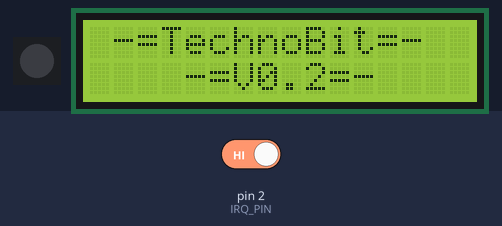
Bench run of a sketch on a simulated Arduino Uno, built with avr-gcc and run on an emulated ATmega328P. Parts: 1 RGB LEDs in strip order, left to right, 16×2 character LCD. Inputs (shaded band) come from the test bench; at power-on: pin 2 (IRQ_PIN) HIGH. Dim RGB values are drawn brighter than linear; what the sketch prints to the serial monitor is not drawn.

Above: at 0.2 s.
At 2.0 s:
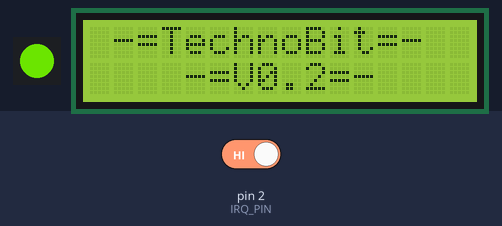
At 2.9 s:
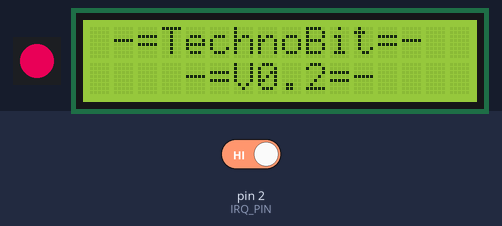
4.2 s: pin 2 (IRQ_PIN) driven LOW
Timing chart, 0 to 7.2 s (numbered marks = the images above; inputs shaded):
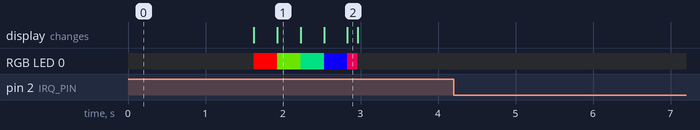

The sketch:

technobit_firmware.ino
```cpp
#include <Wire.h> //i2c library
#include <SPI.h> //spi library
#include <MFRC522.h> // rfid library
#include <LiquidCrystal.h> // lcd library
#include <Adafruit_NeoPixel.h> // rgb led library

#define RST_PIN         9           //rfid reset pin
#define SS_PIN          10           //rfid chip select pin
#define IRQ_PIN         2           //rfid interrupt pin

#define LCD_RS          8
#define LCD_EN          7
#define LCD_D4          3
#define LCD_D5          4
#define LCD_D6          5
#define LCD_D7          6

#define RGB_LED_PIN     A0

//RFID reader instance
MFRC522 mfrc522(SS_PIN, RST_PIN);

//LCD screen instance
LiquidCrystal lcd(LCD_RS, LCD_EN, LCD_D4, LCD_D5, LCD_D6, LCD_D7);

//RGB led instance
Adafruit_NeoPixel strip = Adafruit_NeoPixel(1, RGB_LED_PIN, NEO_GRB + NEO_KHZ800);

//Variables used in interrupts
volatile uint8_t card = 0;
volatile bool bNewInt = false;
volatile uint8_t cRed = 0;
volatile uint8_t cBlue = 0;
volatile uint8_t cGreen = 0;

byte regVal = 0x7F;
void activateRec(MFRC522 mfrc522);
void clearInt(MFRC522 mfrc522);


void setup() {
  // join i2c bus with address #8 (how we communicate with the microbit)
  Wire.begin(8);

  //Register event callbacks for receiveing i2c data and receiving requests for data
  Wire.onRequest(requestEvent);
  Wire.onReceive(receiveEvent);

  //Start the serial port at 115200 baud, mainly used for debug
  Serial.begin(115200); // Initialize serial communications with the PC
  while (!Serial);

  Serial.println("Technocamps i2c RFID adapter v0.1");
  Serial.flush();

  //Initialise the RGB LED to off
  strip.begin();
  strip.setPixelColor(0, strip.Color(cRed, cGreen, cBlue));
  strip.show();

  // Set up the LCD's number of columns and rows:
  lcd.begin(16, 2);
  // Print a message to the LCD.
  lcd.print(" -=TechnoBit=- ");
  lcd.setCursor(0, 1);
  lcd.print("    -=V0.2=-   ");

  //Initialise the SPI bus
  SPI.begin();

  //Initialise the MFRC522 rfid card reader
  mfrc522.PCD_Init();

  // Read and printout the MFRC522 version (valid values 0x91 & 0x92)
  Serial.print(F("MFRC522 Ver: 0x"));
  byte readReg = mfrc522.PCD_ReadRegister(mfrc522.VersionReg);
  Serial.println(readReg, HEX);

  //Set up the interrupt pin so the card reader can notify us when there is a card present
  pinMode(IRQ_PIN, INPUT_PULLUP);

  /*
     Allow the ... irq to be propagated to the IRQ pin
     For test purposes propagate the IdleIrq and loAlert
  */
  regVal = 0xA0; //rx irq
  mfrc522.PCD_WriteRegister(mfrc522.ComIEnReg, regVal);

  //Set the interrupt flag to false
  bNewInt = false;

  //Connect the interrupt event with the handler function
  attachInterrupt(digitalPinToInterrupt(IRQ_PIN), readCard, FALLING);

  //Catch any spurious interrupts that happen during start up
  unsigned long start = millis();
  do {
    ;
  } while (!bNewInt && (millis() - start < 1500) );
  bNewInt = false;

  Serial.println(F("Setup complete"));
  rainbow(5);
}

/**
   Main loop.
*/
char cardID[8] = "00000000";

const char * blankLine = "               ";
char lcdLine0[16] = "               ";
char lcdLine1[16] = "               ";

void loop() {
  if (bNewInt) { //new read interrupt
    card = 1;
    mfrc522.PICC_ReadCardSerial(); //read the tag data
    // Show some details of the PICC (that is: the tag/card)
    mfrc522.PICC_HaltA();
    clearInt(mfrc522);
    // maybe use bigger id (use mfrc522.uid.size)
    for (int i = 0; i < 4; i++)
    {
      sprintf(&cardID[i * 2], "%02x", *(mfrc522.uid.uidByte  + i));
    }
    Serial.println(cardID);
    // lcd.setCursor(0, 1);

    //lcd.print(cardID);


    bNewInt = false;
  }

  lcd.setCursor(0, 0);
  lcd.print(lcdLine0);
  lcd.setCursor(0, 1);
  lcd.print(lcdLine1);

  //Serial.println(lcdLine0);
  //Serial.println(lcdLine1);
  // The receiving block needs regular retriggering (tell the tag it should transmit??)
  // (mfrc522.PCD_WriteRegister(mfrc522.FIFODataReg,mfrc522.PICC_CMD_REQA);)
  activateRec(mfrc522);
  strip.setPixelColor(0, strip.Color(cRed, cGreen, cBlue));
  strip.show();
  delay(100);
} //loop()

/**
   Helper routine to dump a byte array as hex values to Serial.
*/
void dump_byte_array(byte *buffer, byte bufferSize) {
  for (byte i = 0; i < bufferSize; i++) {
    Serial.print(buffer[i] < 0x10 ? "0" : "");
    Serial.print(buffer[i], HEX);
  }
}
/**
   MFRC522 interrupt serving routine
*/
void readCard() {
  bNewInt = true;
}

/*
   The function sending to the MFRC522 the needed commands to activate the reception
*/
void activateRec(MFRC522 mfrc522) {
  mfrc522.PCD_WriteRegister(mfrc522.FIFODataReg, mfrc522.PICC_CMD_REQA);
  mfrc522.PCD_WriteRegister(mfrc522.CommandReg, mfrc522.PCD_Transceive);
  mfrc522.PCD_WriteRegister(mfrc522.BitFramingReg, 0x87);
}

/*
   The function to clear the pending interrupt bits after interrupt serving routine
*/
void clearInt(MFRC522 mfrc522) {
  mfrc522.PCD_WriteRegister(mfrc522.ComIrqReg, 0x7F);
}


void receiveEvent(int num)
{
  uint8_t reg = 0x00;
  if (1 < Wire.available() ) {
    reg = Wire.read();
  }
  //TODO: check if amount of data correct
  if (reg == 0x03) {
    cRed = Wire.read();
    cGreen = Wire.read();
    cBlue = Wire.read();
  }
  else if (reg == 0x02 || reg == 0x01)
  {
    int i = 0;
    if (reg == 0x01)
    {
      sprintf(lcdLine0, "%s", blankLine);
    }
    else
    {
      sprintf(lcdLine1, "%s", blankLine);
    }

    while (0 < Wire.available()) { // loop through all but the last
      char c = Wire.read(); // receive byte as a character
      //Only space for 16 characters so read but ignore the others
      if (i < 16) {
        if (reg == 0x02) {
          lcdLine1[i] = c;
        }
        else {
          lcdLine0[i] = c;
        }
      }
      i++;
    }
  }
  else
  {
    while (0 < Wire.available()) { // loop through all but the last
      char c = Wire.read(); // receive byte as a character
    }
  }
}

// function that executes whenever data is requested by master
// this function is registered as an event, see setup()
void requestEvent() {
  if (card == 0)
  {

    Wire.write("00000000"); // respond with message of 6 bytes
  }
  else
  {
    for (int i = 0; i < 8; i++)
    {
      Wire.write(cardID[i]);
    }
    card = 0;
  }
  // as expected by master
  //  Serial.println("Got request");
}

void rainbow(uint8_t wait) {
  uint16_t i, j;

  for(j=0; j<256; j++) {
    for(i=0; i<strip.numPixels(); i++) {
      strip.setPixelColor(i, Wheel((i+j) & 255));
    }
    strip.show();
    delay(wait);
  }
}
// Input a value 0 to 255 to get a color value.
// The colours are a transition r - g - b - back to r.
uint32_t Wheel(byte WheelPos) {
  WheelPos = 255 - WheelPos;
  if(WheelPos < 85) {
    return strip.Color(255 - WheelPos * 3, 0, WheelPos * 3);
  }
  if(WheelPos < 170) {
    WheelPos -= 85;
    return strip.Color(0, WheelPos * 3, 255 - WheelPos * 3);
  }
  WheelPos -= 170;
  return strip.Color(WheelPos * 3, 255 - WheelPos * 3, 0);
}
```

Measured:
- after the input at 4.2 s, every drawn part: stays the same
